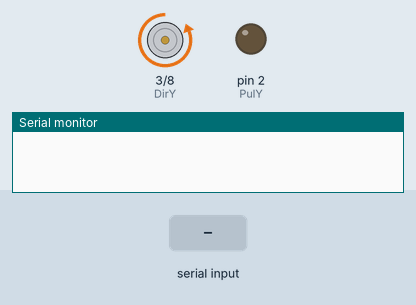
Simulated run of this sketch. Board: Arduino Uno, built with avr-gcc and run on an emulated ATmega328P. On the bench: direction and speed pins drawn as motors (green arrow = direction pin HIGH = forward, orange = LOW = backward, longer = more drive), output pins drawn as LEDs (lit = HIGH), the last lines printed to the serial monitor. Inputs (shaded band) come from the test bench.

Above: at 1.2 s.
1.3 s: "90,45\n" received over Serial
At 1.9 s:
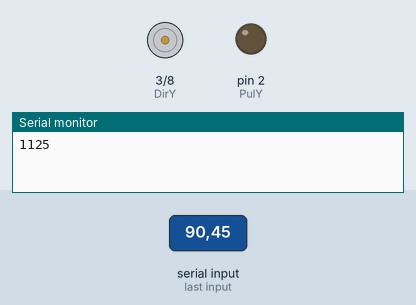
3.9 s: "30,150\n" received over Serial
At 5.3 s:
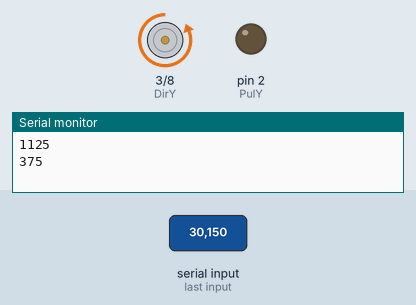
6.0 s: "200\n" received over Serial
At 6.4 s:
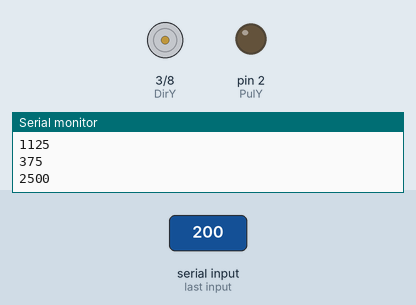
Timing chart, 0 to 9.6 s (numbered marks = the images above; inputs shaded):
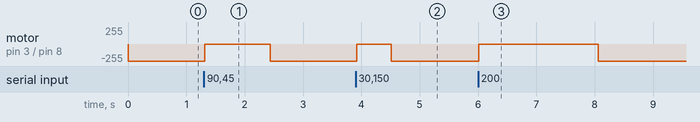

The sketch:

mmToSteps.ino
```cpp
#define PulY 2 //pino pulse
#define DirY 3 //pino direção
#define EnaY 8 //pino enable

String readString, mmstr;
int mm, pulses;


void setup() {
  Serial.begin(9600); //iniciar o monitor serial
  pinMode(PulY, OUTPUT); //defenir pino como output
  pinMode(DirY, OUTPUT); //defenir pino como output
  pinMode(EnaY, OUTPUT); //defenir pino como output
  digitalWrite(EnaY, HIGH); //começar com o motor desligado

}

void rotacaoACCDCC(int pulses, int vel, float acc) {
  digitalWrite(EnaY, LOW); //ligar o motor

  //sentido de rotação após ler o valor do monitor
  if (pulses > 0) {
    digitalWrite(DirY, LOW);
  }
  if (pulses < 0) {
    digitalWrite(DirY, HIGH);
    pulses = pulses * (-1); //converte o valor para positivo
  }

  int contPul[pulses]; //array com quantidade de delays entre pulsos

  //float alpha = 1;
  //float acc = 0.01;

  //quanto MENOR, mais rapido acelera, devido ao valor inicial de c0
  float c0 = acc; //APROXIMAÇÃO DE VALOR INICIAL DE c0 = 1/t * sqrt(2*alpha / acc);
  float prevPulse = 0; //valor de cn-1
  int maxVel = vel; //quanto MENOR, maior a velocidade, pq na verdade é um delay

  for (int i = 0; i < pulses; i++) {
    float c = c0;

    if (i > 0)
      c = prevPulse - (2 * prevPulse) / (4 * i + 1); //não substituir o valor no 1º loop

    if (c < maxVel)
      c = maxVel; //não passar a velocidade máxima estipulada

    contPul[i] = c; //atribuir valores ao array
    prevPulse = c; //atribuir o novo valor de cn-1
  }


  //com esta configuração o número de pulsos é duplicado - exemplo: 200 = 2 voltas em vez de 1
  // FASE DE ACELERAÇÃO
  for (int i = 0; i < pulses; i++) {
    digitalWrite(PulY, HIGH);
    digitalWrite(PulY, LOW);
    delayMicroseconds(contPul[i]);
  }

  // FASE DE DESACELERAÇÃO
  for (int i = 0; i < pulses; i++) {
    digitalWrite(PulY, HIGH);
    digitalWrite(PulY, LOW);
    delayMicroseconds(contPul[pulses - i - 1]);
  }

  digitalWrite(EnaY, HIGH); //desligar o motor
}

void mmToPulse( unsigned long calcmm ) {
  int pulsosPrev = 100;
  int passo = 8;
  pulses = (calcmm * pulsosPrev) / passo;
  Serial.println(pulses);
  return pulses;
}


void loop() {
  while (Serial.available()) {
    delay(3);  //delay to allow buffer to fill
    if (Serial.available() > 0) {
      char c = Serial.read();  //gets one byte from serial buffer
      readString += c; //makes the string readString
    }
  }

  if (readString.length() > 0) {
    //Serial.println(readString); //see what was received

    mmstr = (readString.substring(0, 4)); //get the first four characters
    mm = mmstr.toInt();
    //Serial.println(mm);
    readString = "";
    mmToPulse(mm);
    rotacaoACCDCC(pulses, 300, 10000);
  }


}
```

Measured:
- after the input at 1.3 s, motor on pin 3 (DirY) / pin 8 (EnaY): backward 255/255 → stopped at once, → backward 255/255 1.1 s later
- after the input at 3.9 s, motor on pin 3 (DirY) / pin 8 (EnaY): backward 255/255 → stopped at once, → backward 255/255 0.59 s later
- after the input at 6.0 s, motor on pin 3 (DirY) / pin 8 (EnaY): backward 255/255 → stopped at once, → backward 255/255 2.1 s later
